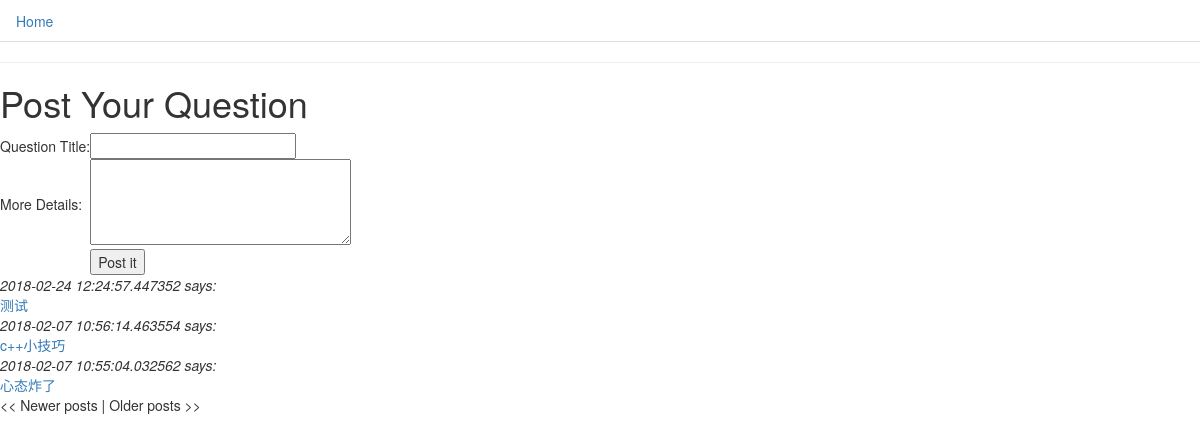
/forum, run on an earlier commit of the app's database.
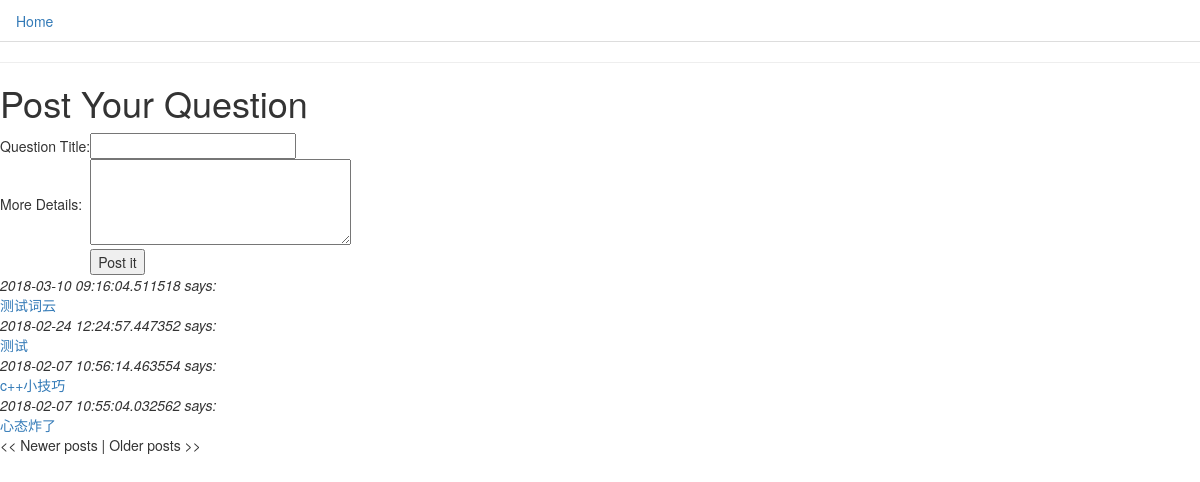
And on a later commit of the database.
### app/models.py (models this page shows, shortened)
class Question(db.Model):
    __searchable__ = ['title']
    id = db.Column(db.Integer, primary_key=True)
    timestamp = db.Column(db.DateTime)
    title = db.Column(db.String(100))
    cards = db.relationship('Card', backref='discussion')

### app/views.py (the view, shortened to what this page needs)
@app.route('/forum', methods=['POST', 'GET'])
@app.route('/forum/<int:page>', methods=['POST', 'GET'])
def forum(page=1):
    form = QuizForm()
    questions = Question.query.order_by(Question.timestamp.desc()).paginate(page, POSTS_PER_PAGE, False)
    return render_template('forum.html',
                           questions=questions,
                           form=form)

### app/forms.py
class SearchForm(Form):
    search = StringField('search', validators=[DataRequired()])

class QuizForm(Form):
    title = StringField('title', validators=[DataRequired()])
    body = TextAreaField('body', validators=[DataRequired()])

### app/views.py (called while the page is built)
@app.before_request
def before_request():
    g.user = current_user
    g.search_form = SearchForm()
    if g.user.is_authenticated:
        g.user.last_seen = datetime.utcnow()
        db.session.add(g.user)
        db.session.commit()

### app/templates/forum.html (shortened to what this page needs)
{% extends "base.html" %}
{% block content %}
<hr>
<h1>Post Your Question</h1>
<form action="" method="post" name="quiz">
    <table>
        <tr>
            <td>Question Title:</td>
            <td>
                {{form.title(size = 24)}}
            </td>
        </tr>
        <tr>
            <td>More Details:</td>
            <td>{{form.body(cols = 32, rows = 4)}}</td>
        </tr>
        <tr>
            <td></td>
            <td><input type="submit" value="Post it"></td>
        </tr>
    </table>
</form>
{% for q in questions.items %}
    <table>
    <tr valign="top">
        <td><i>{{q.timestamp}} says:</i><br> <a href="{{ url_for('discuss', pk = q.id) }}">{{q.title}}</a> </td>
    </tr>
    </table>
{% endfor %}
{% if questions.has_prev %}<a href="{{ url_for('forum', page = questions.prev_num) }}"><< Newer posts</a>{% else %}<< Newer posts{% endif %} |
{% if questions.has_next %}<a href="{{ url_for('forum', page = questions.next_num) }}">Older posts >></a>{% else %}Older posts >>{% endif %}
{% endblock %}

What changed in the data, as far as the page shows it:
added Question: timestamp "2018-03-10 09:16:04.511518", title "测试词云"
